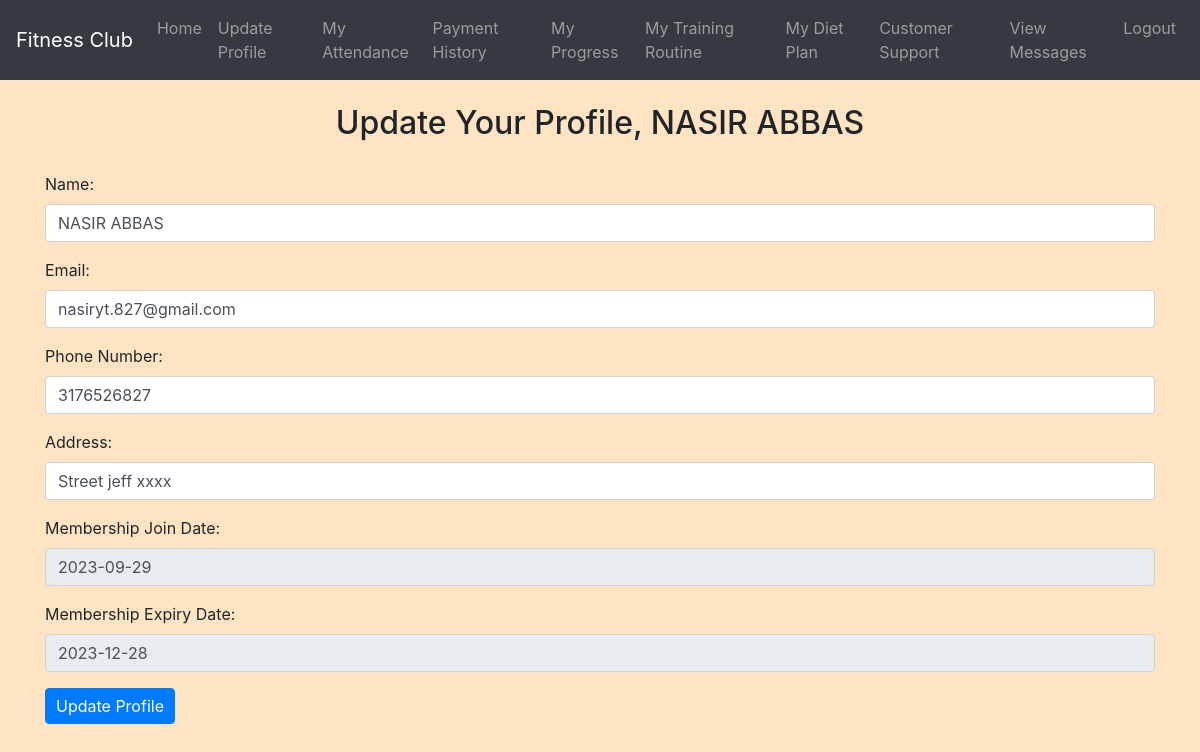
/update_profile.php (signed in), run on the app's committed database.
### tables this page shows
CREATE TABLE `members` (
  `MemberID` int(11) NOT NULL,
  `profileimage` varchar(255) NOT NULL,
  `name` varchar(100) NOT NULL,
  `gender` varchar(10) NOT NULL,
  `email` varchar(100) NOT NULL,
  `password` varchar(255) NOT NULL,
  `phone` varchar(20) NOT NULL,
  `address` varchar(255) NOT NULL,
  `membership_start_date` date NOT NULL,
  `membership_expiry_date` date NOT NULL,
  `membership_level` int(11) NOT NULL,
  `verification_token` varchar(255) DEFAULT NULL,
  `status` enum('unverified','verified') DEFAULT 'unverified'
);

### update_profile.php (the view, shortened to what this page needs)
<?php
include('config.php');
$memberID = $_SESSION["member_id"];
$memberName = $_SESSION["member_name"];
$sql = "SELECT * FROM members WHERE MemberID = $memberID";
$result = $conn->query($sql);
if ($result->num_rows == 1) {
    $row = $result->fetch_assoc();
    $existingName = $row['name'];
    $existingEmail = $row['email'];
    $existingPhone = $row['phone'];
    $existingAddress = $row['address'];
    $existingJoinDate = $row['membership_start_date'];
    $existingExpiryDate = $row['membership_expiry_date'];
} else {
}
?>
<!DOCTYPE html>
<html lang="en">
<head>
    <link rel="stylesheet" href="https://maxcdn.bootstrapcdn.com/bootstrap/4.5.2/css/bootstrap.min.css">
    <link rel="stylesheet" href="./css/style.css">
</head>
<body>
<?php include('navbar.php'); ?>
<div class="container">
    <h2 class="mt-4">Update Your Profile, <?php echo $memberName; ?></h2>
    <form action="<?php echo htmlspecialchars($_SERVER['PHP_SELF']); ?>" method="post">
        <div class="form-group">
            <label for="name">Name:</label>
            <input type="text" class="form-control" id="name" name="name" value="<?php echo $existingName; ?>" required>
        </div>
        <div class="form-group">
            <label for="email">Email:</label>
            <input type="email" class="form-control" id="email" name="email" value="<?php echo $existingEmail; ?>" required>
        </div>
        <div class="form-group">
            <label for="phone">Phone Number:</label>
            <input type="text" class="form-control" id="phone" name="phone" value="<?php echo $existingPhone; ?>" required>
        </div>
        <div class="form-group">
            <label for="address">Address:</label>
            <input type="text" class="form-control" id="address" name="address" value="<?php echo $existingAddress; ?>" required>
        </div>
<div class="form-group">
            <label for="joinDate">Membership Join Date:</label>
            <input type="text" class="form-control" id="joinDate" name="join_date" value="<?php echo $existingJoinDate; ?>" readonly>
        </div>
        <div class="form-group">
            <label for="expiryDate">Membership Expiry Date:</label>
            <input type="text" class="form-control" id="expiryDate" name="expiry_date" value="<?php echo $existingExpiryDate; ?>" readonly>
        </div>
        <button type="submit" class="btn btn-primary">Update Profile</button>
    </form>
</div>
</body>
</html>

### css/style.css (style rules this page uses)
body { background-color: bisque; }
h1, h2, h3, h4 { text-align: center; margin-top: 30px; margin-bottom: 30px; }
.btn-primary { padding: 5px 10px; }

### data on the page
members: name "NASIR ABBAS", email "nasiryt.827@gmail.com", phone "3176526827", address "Street jeff xxxx", join_date "2023-09-29", expiry_date "2023-12-28"

### other printed values
$memberName "NASIR ABBAS"
